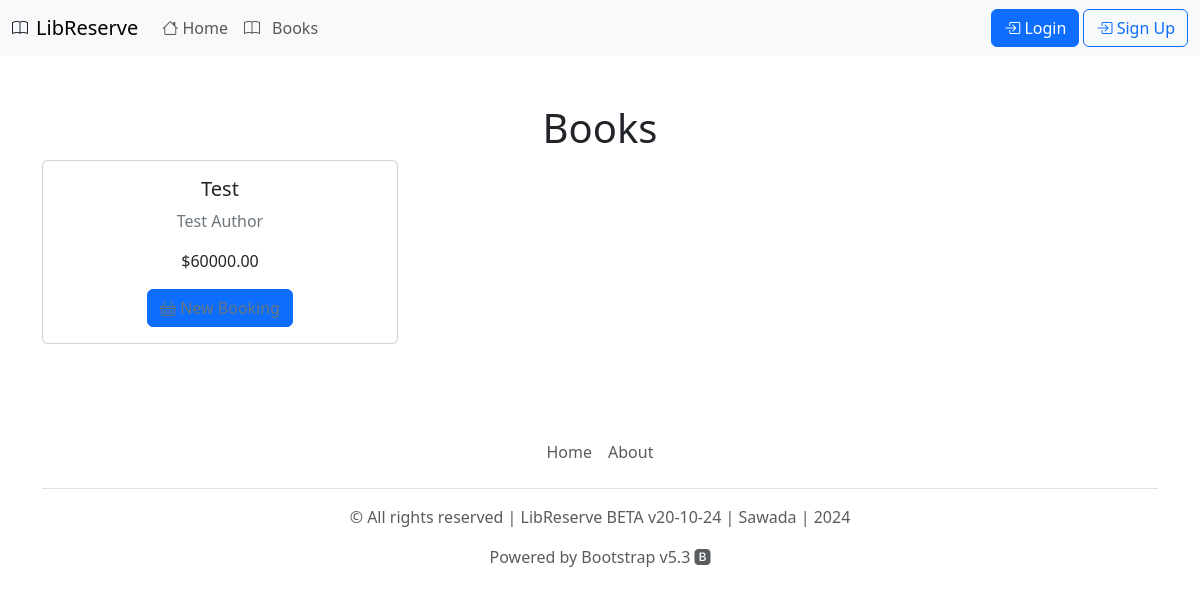
/books/, run on an earlier commit of the app's database.
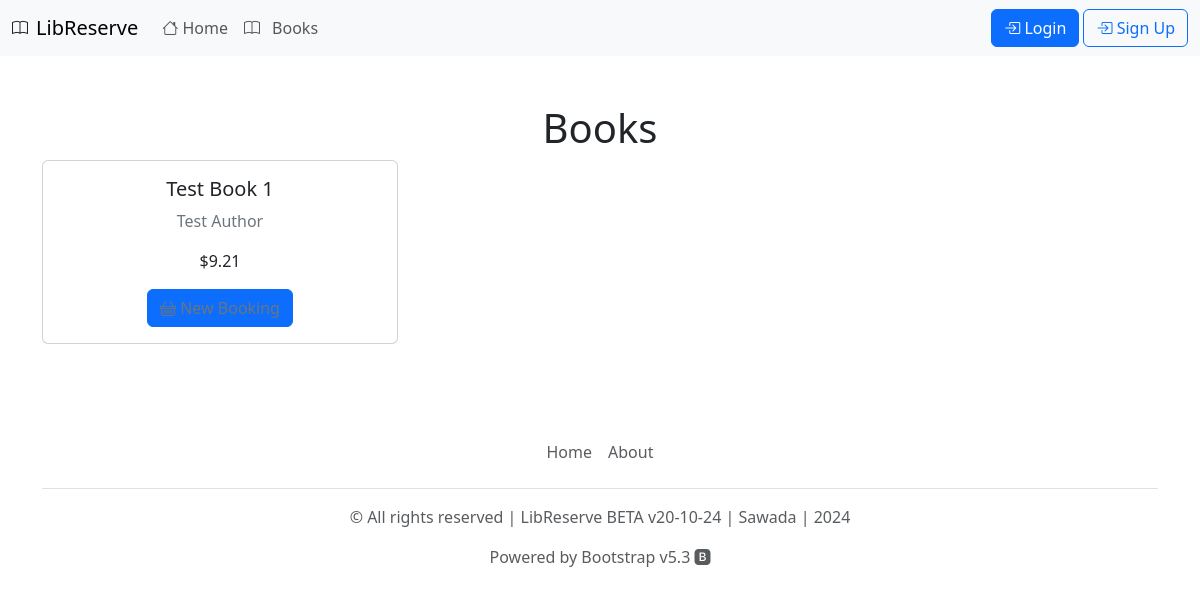
And on a later commit of the database.
### booking/models.py (models this page shows, shortened)
class Book(models.Model):
    id = models.PositiveIntegerField(auto_created = True, unique = True, primary_key = True)
    title = models.CharField(max_length = 100)
    author = models.ForeignKey(Author, on_delete = models.DO_NOTHING)
    description = models.TextField()
    genre = models.CharField(max_length = 50)
    pages = models.IntegerField()
    library = models.ForeignKey(Library, on_delete = models.DO_NOTHING)
    price = models.DecimalField(max_digits = 15, decimal_places = 2)
    quantity = models.PositiveIntegerField(default = 0)

class Author(models.Model):
    name = models.CharField(max_length = 50)
    surname = models.CharField(max_length = 50)
    def __str__(self):
        return f'{self.name} {self.surname}'

### booking/views.py (the view)
# urls.py: path('books/', views.read_books_list, name='books_list'),
def read_books_list(request):
    books = Book.objects.all().filter(quantity__gt = 0)
    return render(request, 'books_list.html', {'books': books})

### booking/templates/books_list.html (shortened to what this page needs)
{% extends "base.html" %}
{% block content %}
<div class="container mt-5 text-center mb-5">
    <h1>Books</h1>
    <div class="row">
        {% for book in books %}
            <div class="col-md-4">
                <div class="card mb-4">
                    <div class="card-body">
                        <h5 class="card-title">{{ book.title }}</h5>
                        <p class="card-text text-secondary">{{ book.author }}</p>
                        <p class="card-text">${{ book.price }}</p>
                        {% if user.is_authenticated %}
                            <a href="{% url 'create_booking' book.id %}" class="btn btn-primary"><i class="bi bi-basket"></i> New Booking</a>
                            <text class="card-text text-end ms-5 text-secondary">Quantity: {{ book.quantity }}</text>
                        {% else %}
                            <button id="newBookingButton" class="btn btn-primary text-secondary" data-toggle="modal" data-target="#loginModal">
                                <i class="bi bi-basket"></i> New Booking
                            </button>
                        {% endif %}
                    </div>
                </div>
            </div>
        {% endfor %}
    </div>
</div>
{% endblock content %}

### booking/templates/base.html (shortened to what this page needs)
<!DOCTYPE html>
{% load static %}
<html>
    <head>
        <link rel="stylesheet" href="https://cdn.jsdelivr.net/npm/bootstrap-icons@1.11.3/font/bootstrap-icons.min.css">
        <link href="https://cdn.jsdelivr.net/npm/bootstrap@5.3.3/dist/css/bootstrap.min.css" rel="stylesheet">
    </head>
    <body>
        {% include "navbar.html" %}
        {%block content%}{% endblock %}
        {% include "footer.html" %}
    </body>
</html>

### booking/templates/navbar.html (shortened to what this page needs)
<nav class="navbar navbar-expand-lg bg-body-tertiary">
  <div class="container-fluid">
    <i class="bi bi-book me-2" href="/"></i>
    <a class="navbar-brand" href="/">LibReserve</a>
    <div class="collapse navbar-collapse" id="navbarSupportedContent">
      <ul class="navbar-nav me-auto mb-2 mb-lg-0">
        <li class="nav-item">
          <a class="nav-link" aria-current="page" href="/"><i class="bi bi-house"></i> Home</a>
        </li>
        <li class="nav-item">
          <a class="nav-link" href="/books/"><i class="bi bi-book me-2"></i> Books</a>
        </li>
      </ul>
      {% if user.is_authenticated %}
        <div class="nav-item dropdown align-items-center ms-auto d-flex">
          <a class="nav-link dropdown-toggle me-2 text-secondary" role="button" data-bs-toggle="dropdown" aria-expanded="false">
            <i class="bi bi-person"></i> {{ user.first_name }} {{ user.last_name }}
          </a>
          <ul class="dropdown-menu">
            <li><a class="dropdown-item" href="/profile/"><i class="bi bi-journal-text"></i> Profile</a></li>
            {% if user.is_superuser %}
              <li><hr class="dropdown-divider"></li>
              <li><a class="dropdown-item" href="/admin/"><i class="bi bi-journal-code"></i> Admin Panel</a></li>
            {% endif %}
          </ul>
          <a class="btn btn-outline-primary ms-2" href="/logout/"><i class="bi bi-box-arrow-left"></i> Logout</a>
        </div>
      {% else %}
        <div class = 'nav-item align-middle ms-auto end-0'>
          <a class = 'btn btn-primary' href="/login/"><i class="bi bi-box-arrow-in-right"></i> Login</a>
          <a class = 'btn btn-outline-primary' href="/signup/"><i class="bi bi-box-arrow-in-right"></i> Sign Up</a>
        </div>
      {% endif %}
    </div>
  </div>
</nav>

### booking/templates/footer.html
<div class="container">
    <footer class="py-3 my-4">
      <ul class="nav justify-content-center align-bottom border-bottom pb-3 mb-3">
        <li class="nav-item"><a href="/" class="nav-link px-2 text-body-secondary">Home</a></li>
        <li class="nav-item"><a href="/about/" class="nav-link px-2 text-body-secondary">About</a></li>
      </ul>
      <p class="text-center text-body-secondary">&copy; All rights reserved | LibReserve BETA v20-10-24 | Sawada | 2024</p>
      <p class="text-center text-body-secondary">Powered by Bootstrap v5.3 <i class="bi bi-bootstrap-fill"></i></p>
    </footer>
  </div>

What changed in the data, as far as the page shows it:
changed Book "Test Author": title "Test" → "Test Book 1"; price "60000.00" → "9.21"
